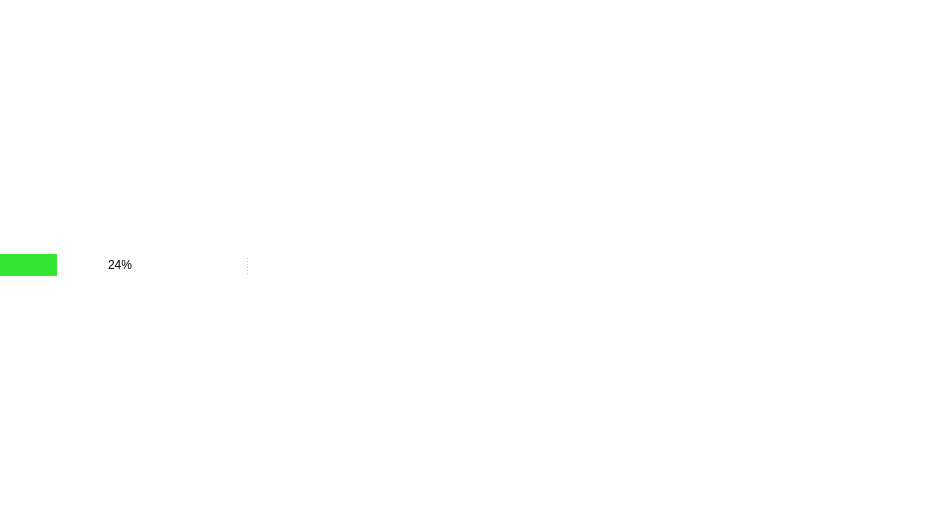
<?xml version="1.0" encoding="UTF-8"?>
<ui version="4.0">
 <class>MainWindow</class>
 <widget class="QMainWindow" name="MainWindow">
  <property name="geometry">
   <rect>
    <x>0</x>
    <y>0</y>
    <width>949</width>
    <height>530</height>
   </rect>
  </property>
  <property name="windowTitle">
   <string>QRssReader</string>
  </property>
  <property name="windowIcon">
   <iconset resource="Icons.qrc">
    <normaloff>:/icons/qrssreader</normaloff>:/icons/qrssreader</iconset>
  </property>
  <property name="styleSheet">
   <string notr="true">#splitter::handle{
	background-color: white;
	image: url(:/icons/splitter);
	border-top: 40px solid rgb(70,70,70);
	border-left: 1px solid rgb(215,215,215);
}

#MainWindow{
	background-color: white;
}

#progressBar{
	border: 0px;
	text-align: center;
}

#progressBar::chunk {
	border: 0px;
	background-color: rgb(50, 230, 50);
}
</string>
  </property>
  <widget class="QWidget" name="centralWidget">
   <layout class="QVBoxLayout" name="centralVerticalLayout">
    <property name="spacing">
     <number>0</number>
    </property>
    <property name="leftMargin">
     <number>0</number>
    </property>
    <property name="topMargin">
     <number>0</number>
    </property>
    <property name="rightMargin">
     <number>0</number>
    </property>
    <property name="bottomMargin">
     <number>0</number>
    </property>
    <item>
     <widget class="QSplitter" name="splitter">
      <property name="styleSheet">
       <string notr="true"/>
      </property>
      <property name="lineWidth">
       <number>0</number>
      </property>
      <property name="orientation">
       <enum>Qt::Horizontal</enum>
      </property>
      <property name="handleWidth">
       <number>12</number>
      </property>
      <property name="childrenCollapsible">
       <bool>false</bool>
      </property>
      <widget class="QFrame" name="frame1">
       <property name="sizePolicy">
        <sizepolicy hsizetype="Preferred" vsizetype="Preferred">
         <horstretch>4</horstretch>
         <verstretch>0</verstretch>
        </sizepolicy>
       </property>
       <property name="frameShape">
        <enum>QFrame::NoFrame</enum>
       </property>
       <property name="frameShadow">
        <enum>QFrame::Raised</enum>
       </property>
       <property name="lineWidth">
        <number>0</number>
       </property>
       <layout class="QVBoxLayout" name="leftVLayout">
        <property name="spacing">
         <number>0</number>
        </property>
        <property name="leftMargin">
         <number>0</number>
        </property>
        <property name="topMargin">
         <number>0</number>
        </property>
        <property name="rightMargin">
         <number>0</number>
        </property>
        <property name="bottomMargin">
         <number>0</number>
        </property>
        <item>
         <widget class="QProgressBar" name="progressBar">
          <property name="value">
           <number>24</number>
          </property>
          <property name="invertedAppearance">
           <bool>false</bool>
          </property>
         </widget>
        </item>
       </layout>
      </widget>
      <widget class="QFrame" name="frame2">
       <property name="sizePolicy">
        <sizepolicy hsizetype="Preferred" vsizetype="Preferred">
         <horstretch>3</horstretch>
         <verstretch>0</verstretch>
        </sizepolicy>
       </property>
       <property name="frameShape">
        <enum>QFrame::NoFrame</enum>
       </property>
       <property name="frameShadow">
        <enum>QFrame::Raised</enum>
       </property>
       <property name="lineWidth">
        <number>0</number>
       </property>
       <layout class="QVBoxLayout" name="rightVLayout">
        <property name="spacing">
         <number>0</number>
        </property>
        <property name="leftMargin">
         <number>0</number>
        </property>
        <property name="topMargin">
         <number>0</number>
        </property>
        <property name="rightMargin">
         <number>0</number>
        </property>
        <property name="bottomMargin">
         <number>0</number>
        </property>
        <item>
         <widget class="QStackedWidget" name="newsListStack">
          <property name="sizePolicy">
           <sizepolicy hsizetype="Preferred" vsizetype="Preferred">
            <horstretch>1</horstretch>
            <verstretch>0</verstretch>
           </sizepolicy>
          </property>
          <property name="minimumSize">
           <size>
            <width>350</width>
            <height>0</height>
           </size>
          </property>
          <property name="frameShape">
           <enum>QFrame::NoFrame</enum>
          </property>
          <property name="frameShadow">
           <enum>QFrame::Raised</enum>
          </property>
          <property name="lineWidth">
           <number>0</number>
          </property>
         </widget>
        </item>
       </layout>
      </widget>
     </widget>
    </item>
   </layout>
  </widget>
  <action name="actionManageFeeds">
   <property name="icon">
    <iconset resource="Icons.qrc">
     <normaloff>:/icons/manage_feeds</normaloff>:/icons/manage_feeds</iconset>
   </property>
   <property name="text">
    <string>Feeds</string>
   </property>
   <property name="toolTip">
    <string>Feeds</string>
   </property>
  </action>
  <action name="actionHelp">
   <property name="icon">
    <iconset resource="Icons.qrc">
     <normaloff>:/icons/help_about</normaloff>:/icons/help_about</iconset>
   </property>
   <property name="text">
    <string>Help</string>
   </property>
   <property name="toolTip">
    <string>Help</string>
   </property>
   <property name="shortcut">
    <string>F1</string>
   </property>
  </action>
  <action name="actionRefresh">
   <property name="icon">
    <iconset resource="Icons.qrc">
     <normaloff>:/icons/view_refresh</normaloff>:/icons/view_refresh</iconset>
   </property>
   <property name="text">
    <string>Refresh</string>
   </property>
   <property name="toolTip">
    <string>Refresh</string>
   </property>
   <property name="shortcut">
    <string>F5</string>
   </property>
  </action>
  <action name="actionSettings">
   <property name="icon">
    <iconset resource="Icons.qrc">
     <normaloff>:/icons/settings</normaloff>:/icons/settings</iconset>
   </property>
   <property name="text">
    <string>Settings</string>
   </property>
   <property name="toolTip">
    <string>Settings</string>
   </property>
  </action>
  <action name="actionFirst">
   <property name="icon">
    <iconset resource="Icons.qrc">
     <normaloff>:/icons/arrow_up_double</normaloff>:/icons/arrow_up_double</iconset>
   </property>
   <property name="text">
    <string>Home</string>
   </property>
   <property name="shortcut">
    <string>Home</string>
   </property>
  </action>
  <action name="actionPrevious">
   <property name="icon">
    <iconset resource="Icons.qrc">
     <normaloff>:/icons/arrow_up</normaloff>:/icons/arrow_up</iconset>
   </property>
   <property name="text">
    <string>Previous</string>
   </property>
   <property name="shortcut">
    <string>Up</string>
   </property>
  </action>
  <action name="actionNext">
   <property name="icon">
    <iconset resource="Icons.qrc">
     <normaloff>:/icons/arrow_down</normaloff>:/icons/arrow_down</iconset>
   </property>
   <property name="text">
    <string>Next</string>
   </property>
   <property name="shortcut">
    <string>Down</string>
   </property>
  </action>
  <action name="actionLast">
   <property name="icon">
    <iconset resource="Icons.qrc">
     <normaloff>:/icons/arrow_down_double</normaloff>:/icons/arrow_down_double</iconset>
   </property>
   <property name="text">
    <string>End</string>
   </property>
   <property name="shortcut">
    <string>End</string>
   </property>
  </action>
  <action name="actionTab1">
   <property name="checkable">
    <bool>true</bool>
   </property>
   <property name="icon">
    <iconset resource="Icons.qrc">
     <normaloff>:/icons/list_tab1</normaloff>:/icons/list_tab1</iconset>
   </property>
   <property name="text">
    <string>Tab1</string>
   </property>
  </action>
  <action name="actionTab2">
   <property name="checkable">
    <bool>true</bool>
   </property>
   <property name="icon">
    <iconset resource="Icons.qrc">
     <normaloff>:/icons/list_tab2</normaloff>:/icons/list_tab2</iconset>
   </property>
   <property name="text">
    <string>Tab2</string>
   </property>
  </action>
  <action name="actionTab3">
   <property name="checkable">
    <bool>true</bool>
   </property>
   <property name="icon">
    <iconset resource="Icons.qrc">
     <normaloff>:/icons/list_tab3</normaloff>:/icons/list_tab3</iconset>
   </property>
   <property name="text">
    <string>Tab3</string>
   </property>
   <property name="toolTip">
    <string>Tab3</string>
   </property>
  </action>
  <action name="actionTab4">
   <property name="checkable">
    <bool>true</bool>
   </property>
   <property name="icon">
    <iconset resource="Icons.qrc">
     <normaloff>:/icons/list_tab4</normaloff>:/icons/list_tab4</iconset>
   </property>
   <property name="text">
    <string>Tab4</string>
   </property>
  </action>
  <action name="actionTab5">
   <property name="checkable">
    <bool>true</bool>
   </property>
   <property name="icon">
    <iconset resource="Icons.qrc">
     <normaloff>:/icons/list_tab5</normaloff>:/icons/list_tab5</iconset>
   </property>
   <property name="text">
    <string>Tab5</string>
   </property>
   <property name="toolTip">
    <string>Tab5</string>
   </property>
  </action>
  <action name="actionTab6">
   <property name="checkable">
    <bool>true</bool>
   </property>
   <property name="icon">
    <iconset resource="Icons.qrc">
     <normaloff>:/icons/list_tab6</normaloff>:/icons/list_tab6</iconset>
   </property>
   <property name="text">
    <string>Tab6</string>
   </property>
   <property name="toolTip">
    <string>Tab6</string>
   </property>
  </action>
  <action name="actionTab7">
   <property name="checkable">
    <bool>true</bool>
   </property>
   <property name="icon">
    <iconset resource="Icons.qrc">
     <normaloff>:/icons/list_tab7</normaloff>:/icons/list_tab7</iconset>
   </property>
   <property name="text">
    <string>Tab7</string>
   </property>
   <property name="toolTip">
    <string>Tab7</string>
   </property>
  </action>
 </widget>
 <layoutdefault spacing="6" margin="11"/>
 <resources>
  <include location="Icons.qrc"/>
 </resources>
 <connections/>
</ui>
